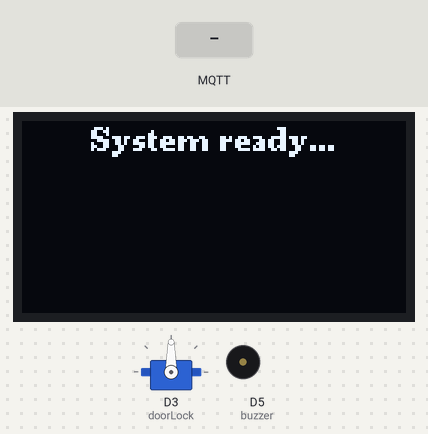
A sketch run on a simulated Arduino MKR. On the bench: servo, 128×64 one-colour display, buzzer (waves = sounding). The inputs (shaded band) are chosen by the test bench. WiFi joins after 1.5 s; servers stay silent unless stated; no MQTT or app messages arrive unless stated; what the sketch prints to the serial monitor is not drawn.

Above: at 11.7 s.
At 13.8 s:
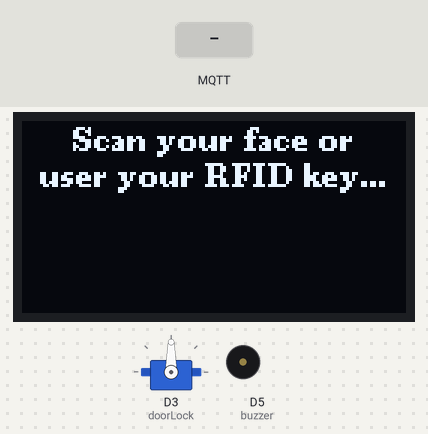
13.9 s: MQTT message "unlock" arrives on the first subscribed topic
At 14.3 s:
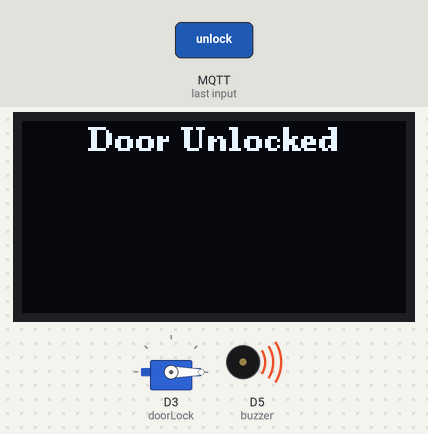
At 19.8 s:
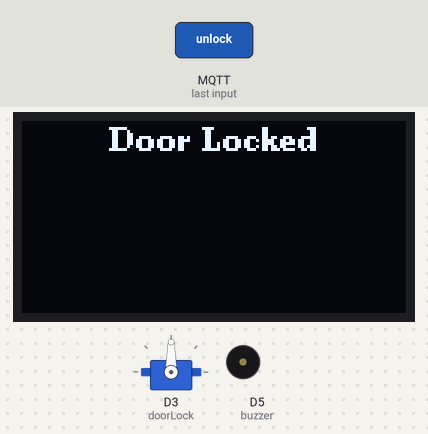
Timing chart, 0 to 21.3 s (numbered marks = the images above; inputs shaded):
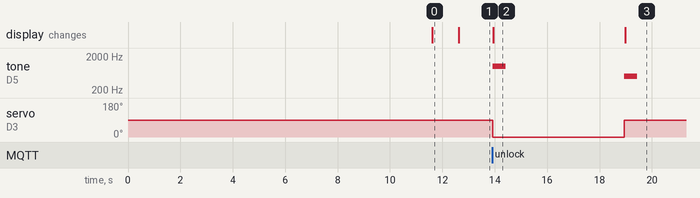

Measured:
- after the input at 13.9 s, tone on D5 (buzzer): silent → 1000 Hz at once, → silent 0.50 s later, → 500 Hz 4.5 s later, → silent 0.50 s later; servo on D3 (doorLock): 90° → 0° at once, → 90° 5.0 s later; the display: changes after 0.05 s (image 2)
- what the display in image 0 shows lasts 1.0 s, from 11.6 s to 12.6 s
- what the display in image 2 shows lasts 5.1 s, from 13.9 s to 19.0 s

The sketch:

door.ino
```cpp
#include <SPI.h>
#include <MFRC522.h>
#include <WiFiNINA.h>
#include <PubSubClient.h>
#include <Servo.h>
#include <U8g2lib.h>

// Define pins for the RFID reader
#define SS_PIN 16
#define RST_PIN 17
MFRC522 rfid(SS_PIN, RST_PIN);

// Define pins for the door lock servo and buzzer
Servo doorLock;
const int buzzer = 5;

// WiFi credentials
char ssid[] = "Not-Connected...";
char pass[] = "ZH9FagdbAdXMNpk3";
int status = WL_IDLE_STATUS;

// MQTT server
const char* mqtt_server = "192.168.1.199";
WiFiClient wifiClient;
PubSubClient client(wifiClient);

// Initialize the display using the U8g2 constructor
U8G2_SH1106_128X64_NONAME_F_4W_HW_SPI u8g2(U8G2_R0, /* cs=*/ 10, /* dc=*/ 9, /* reset=*/ 6);
void setup() {
  // Initialize serial communication
  Serial.begin(9600);

  // Attempt to connect to WiFi network
  while (status != WL_CONNECTED) {
    Serial.print("Attempting to connect to WPA SSID: ");
    Serial.println(ssid);
    status = WiFi.begin(ssid, pass);
    delay(10000);
  }

  // Initialize SPI and RFID
  SPI.begin();
  rfid.PCD_Init();

  // Initialize the servo and buzzer
  doorLock.attach(3);
  pinMode(buzzer, OUTPUT);

  // Setup MQTT
  client.setServer(mqtt_server, 1883);
  client.setCallback(callback);

  // Initialize the OLED display
  u8g2.begin();
  displayMessage("System ready...");
  delay(1000);
  displayMessage("Scan your face or\nuser your RFID key...");
}

void loop() {
  // Ensure the client is connected to the MQTT broker
  if (!client.connected()) {
    reconnect();
  }
  client.loop();

  // Check for new RFID cards
  if (!rfid.PICC_IsNewCardPresent()) {
    return;
  }

  if (!rfid.PICC_ReadCardSerial()) {
    return;
  }

  // Read the RFID tag and convert it to a string
  String rfidTag = "";
  for (byte i = 0; i < rfid.uid.size; i++) {
    rfidTag += String(rfid.uid.uidByte[i], HEX);
  }
  Serial.println(rfidTag);

  // Publish the RFID tag to the MQTT topic
  client.publish("door/rfid", rfidTag.c_str());

  // Display RFID scanning status
  displayMessage("Scanning RFID...");
  delay(2000);
}

void callback(char* topic, byte* payload, unsigned int length) {
  // Convert the payload to a string
  String message;
  for (int i = 0; i < length; i++) {
    message += (char)payload[i];
  }

  // Handle messages for door lock and face recognition
  if (String(topic) == "door/lock") {
    if (message == "unlock") {
      doorLock.write(0);
      tone(buzzer, 1000, 500);
      displayMessage("Door Unlocked");

      // Schedule door to lock after 5 seconds
      delay(5000);
      lockDoor();
    } else if (message == "lock") {
      lockDoor();
    }
  } else if (String(topic) == "door/face_recognition") {
    displayMessage("Face Recognition...");
    delay(2000);
    if (message == "recognized") {
      client.publish("door/lock", "unlock");
      displayMessage("Face Recognized\nDoor Unlocked");
    } else if (message == "unknown") {
      client.publish("door/lock", "lock");
      displayMessage("Face Not Recognized\nDoor Locked");
    }
  }
}

void reconnect() {
  // Reconnect to the MQTT broker
  while (!client.connected()) {
    if (client.connect("ArduinoClient")) {
      client.subscribe("door/lock");
      client.subscribe("door/face_recognition");
    } else {
      delay(5000);
    }
  }
}

void lockDoor() {
  doorLock.write(90);
  tone(buzzer, 500, 500);
  displayMessage("Door Locked");
}

void displayMessage(String message) {
  u8g2.clearBuffer();
  u8g2.setFont(u8g2_font_ncenB08_tr);

  // Split the message by newline character
  int y = 10;
  char buffer[128];
  message.toCharArray(buffer, 128);
  char* line = strtok(buffer, "\n");
  while (line != NULL) {
    int16_t x = (u8g2.getDisplayWidth() - u8g2.getStrWidth(line)) / 2;
    u8g2.drawStr(x, y, line);
    y += 12; // Move to the next line, adjust as needed
    line = strtok(NULL, "\n");
  }

  u8g2.sendBuffer();
}
```
